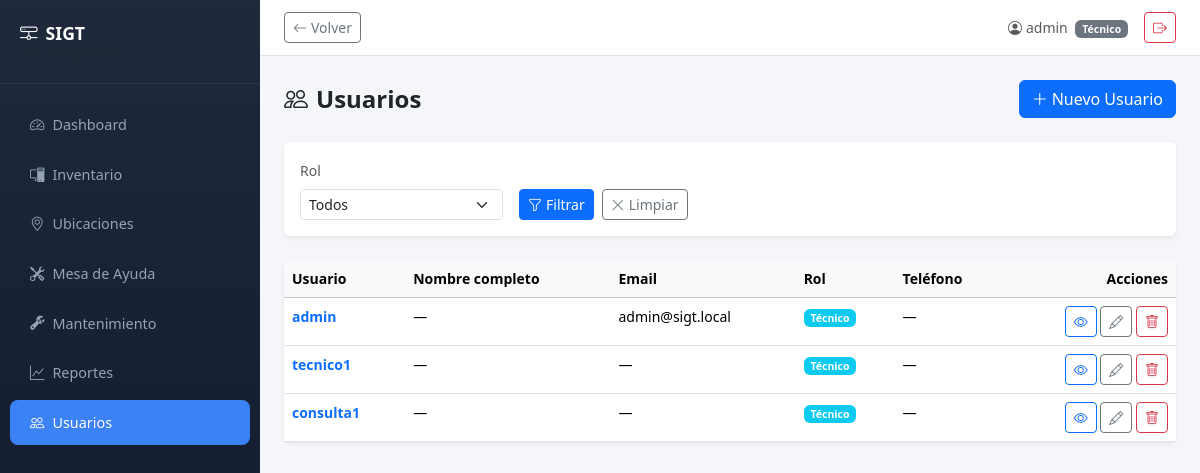
Screenshot of /usuarios/ (signed in) with the database file from the repository.
### usuarios/models.py (models this page shows, shortened)
class User(AbstractUser):
    ROL_CHOICES = [
        ('admin', 'Administrador'),
        ('tecnico', 'Técnico'),
    ]
    rol = models.CharField(max_length=10, choices=ROL_CHOICES, default='tecnico')
    telefono = models.CharField(max_length=20, blank=True)
    class Meta:
        verbose_name = 'usuario'
        verbose_name_plural = 'usuarios'

### usuarios/views.py (the view)
# urls.py: path('', views.UserListView.as_view(), name='lista'),
class UserListView(LoginRequiredMixin, PermisosUsuariosMixin, ListView):
    model = User
    template_name = 'usuarios/user_list.html'
    context_object_name = 'usuarios'
    permission_required = 'usuarios.view_user'
    def get_queryset(self):
        qs = super().get_queryset()
        rol = self.request.GET.get('rol', '')
        if rol in dict(User.ROL_CHOICES):
            qs = qs.filter(rol=rol)
        return qs
    def get_context_data(self, **kwargs):
        context = super().get_context_data(**kwargs)
        context['roles'] = User.ROL_CHOICES
        return context

### usuarios/views.py (called while the page is built)
    def has_permission(self):
        return super().has_permission() or self.request.user.is_superuser

### usuarios/templates/usuarios/user_list.html (shortened to what this page needs)
{% extends "base.html" %}
{% block content %}
<div class="d-flex justify-content-between align-items-center mb-4">
    <h4 class="fw-bold mb-0"><i class="bi bi-people me-2"></i>Usuarios</h4>
    {% if perms.usuarios.add_user or user.is_superuser %}
    <a href="{% url 'usuarios:nuevo' %}" class="btn btn-primary">
        <i class="bi bi-plus-lg me-1"></i>Nuevo Usuario
    </a>
    {% endif %}
</div>
<div class="card border-0 shadow-sm mb-4">
    <div class="card-body">
        <form method="get" class="row g-3 align-items-end">
            <div class="col-md-3">
                <label for="rol" class="form-label small text-muted">Rol</label>
                <select name="rol" id="rol" class="form-select form-select-sm">
                    <option value="">Todos</option>
                </select>
            </div>
            <div class="col-md-3 d-flex gap-2">
                <button type="submit" class="btn btn-sm btn-primary">
                    <i class="bi bi-funnel me-1"></i>Filtrar
                </button>
                <a href="{% url 'usuarios:lista' %}" class="btn btn-sm btn-outline-secondary">
                    <i class="bi bi-x-lg me-1"></i>Limpiar
                </a>
            </div>
        </form>
    </div>
</div>
<div class="card border-0 shadow-sm">
    <div class="card-body p-0">
        <div class="table-responsive">
            <table class="table table-hover mb-0 small">
                <thead class="table-light">
                    <tr>
                        <th>Usuario</th>
                        <th>Nombre completo</th>
                        <th>Email</th>
                        <th>Rol</th>
                        <th>Teléfono</th>
                        <th class="text-end">Acciones</th>
                    </tr>
                </thead>
                <tbody>
                    {% for u in usuarios %}
                    <tr>
                        <td>
                            <a href="{% url 'usuarios:detalle' u.pk %}" class="text-decoration-none fw-semibold">{{ u.username }}</a>
                        </td>
                        <td>{{ u.get_full_name|default:"—" }}</td>
                        <td>{{ u.email|default:"—" }}</td>
                        <td>
                            <span class="badge {% if u.rol == 'admin' %}bg-danger{% elif u.rol == 'tecnico' %}bg-info{% else %}bg-secondary{% endif %}">
                                {{ u.get_rol_display }}
                            </span>
                        </td>
                        <td>{{ u.telefono|default:"—" }}</td>
                        <td class="text-end text-nowrap">
                            <a href="{% url 'usuarios:detalle' u.pk %}" class="btn btn-sm btn-outline-primary" title="Ver">
                                <i class="bi bi-eye"></i>
                            </a>
                            {% if perms.usuarios.change_user or user.is_superuser %}
                            <a href="{% url 'usuarios:editar' u.pk %}" class="btn btn-sm btn-outline-secondary" title="Editar">
                                <i class="bi bi-pencil"></i>
                            </a>
                            {% endif %}
                            {% if perms.usuarios.delete_user or user.is_superuser %}
                            <a href="{% url 'usuarios:eliminar' u.pk %}" class="btn btn-sm btn-outline-danger" title="Eliminar">
                                <i class="bi bi-trash"></i>
                            </a>
                            {% endif %}
                        </td>
                    </tr>
                    {% empty %}
                    <tr>
                        <td colspan="6" class="text-center text-muted py-4">
                            <i class="bi bi-inbox fs-4 d-block mb-1"></i>Sin usuarios registrados
                        </td>
                    </tr>
                    {% endfor %}
                </tbody>
            </table>
        </div>
    </div>
</div>
{% endblock %}

### templates/base.html (shortened to what this page needs)
{% load static %}
<!DOCTYPE html>
<html lang="es" data-bs-theme="light">
<head>
    <link href="https://cdn.jsdelivr.net/npm/bootstrap@5.3.3/dist/css/bootstrap.min.css" rel="stylesheet">
    <link href="https://cdn.jsdelivr.net/npm/bootstrap-icons@1.11.3/font/bootstrap-icons.min.css" rel="stylesheet">
</head>
<body>
    <aside class="sidebar" id="sidebar">
        <div class="sidebar-brand">
            <i class="bi bi-hdd-network me-2"></i>SIGT
            <small class="d-block text-muted" style="font-size:0.7rem; font-weight:400;">Liceo Campo Verde</small>
        </div>
        <nav class="nav flex-column mt-3">
            {% for item in sidebar_items %}
            <a class="nav-link {% if request.path == item.url %}active{% endif %}" href="{{ item.url }}">
                <i class="bi {{ item.icon }} me-2"></i>{{ item.label }}
            </a>
            {% endfor %}
        </nav>
    </aside>
    <div class="main-content">
        <div class="topbar d-flex justify-content-between align-items-center">
            <div class="d-flex align-items-center gap-2">
                {% if user.is_authenticated %}
                <button type="button" class="btn btn-sm btn-outline-secondary" onclick="history.back()" title="Volver atrás">
                    <i class="bi bi-arrow-left me-1"></i>Volver
                </button>
                {% endif %}
            </div>
            <div class="d-flex align-items-center gap-3">
                {% if user.is_authenticated %}
                <span class="text-muted small">
                    <i class="bi bi-person-circle me-1"></i>{{ user.get_full_name|default:user.username }}
                    {% if user.rol %}<span class="badge bg-secondary ms-1">{{ user.get_rol_display }}</span>{% endif %}
                </span>
                <form method="post" action="{% url 'usuarios:logout' %}" class="d-inline">
                    <button type="submit" class="btn btn-sm btn-outline-danger">
                        <i class="bi bi-box-arrow-right"></i>
                    </button>
                </form>
                {% endif %}
            </div>
        </div>
        <div class="content-body">
            {% block content %}{% endblock %}
        </div>
    </div>
</body>
</html>

### templates/base.html (style rules this page uses)
:root { --sidebar-width: 260px; --sidebar-collapsed: 0px; }
body { min-height: 100vh; background: #f4f6f9; }
.sidebar { width: var(--sidebar-width); min-height: 100vh; background: linear-gradient(180deg, #1e293b 0%, #0f172a 100%); position: fixed; top: 0; left: 0; z-index: 1040; transition: transform 0.3s ease; }
.sidebar .nav-link { color: #94a3b8; padding: 0.75rem 1.25rem; border-radius: 0.5rem; margin: 2px 10px; font-size: 0.9rem; transition: all 0.2s; }
.sidebar .nav-link.active { color: #fff; background: #3b82f6; }
.sidebar-brand { padding: 1.25rem; border-bottom: 1px solid rgba(255,255,255,0.08); color: #fff; font-weight: 700; font-size: 1.1rem; }
.main-content { margin-left: var(--sidebar-width); transition: margin-left 0.3s ease; min-height: 100vh; }
.topbar { background: #fff; border-bottom: 1px solid #dee2e6; padding: 0.75rem 1.5rem; }
.content-body { padding: 1.5rem; }

### rows the page displays
User: get_full_name "admin", rol "Técnico", username "admin", get_full_name "—", email "admin@sigt.local", telefono "—", is_active True (drawn)
User: username "tecnico1", get_full_name "—", email "—", rol "Técnico", telefono "—"
User: username "consulta1", get_full_name "—", email "—", rol "Técnico", telefono "—"

### other values shown
{{ item.label }} "Dashboard" "Inventario" "Ubicaciones" "Mesa de Ayuda" "Mantenimiento" "Reportes" "Usuarios"
